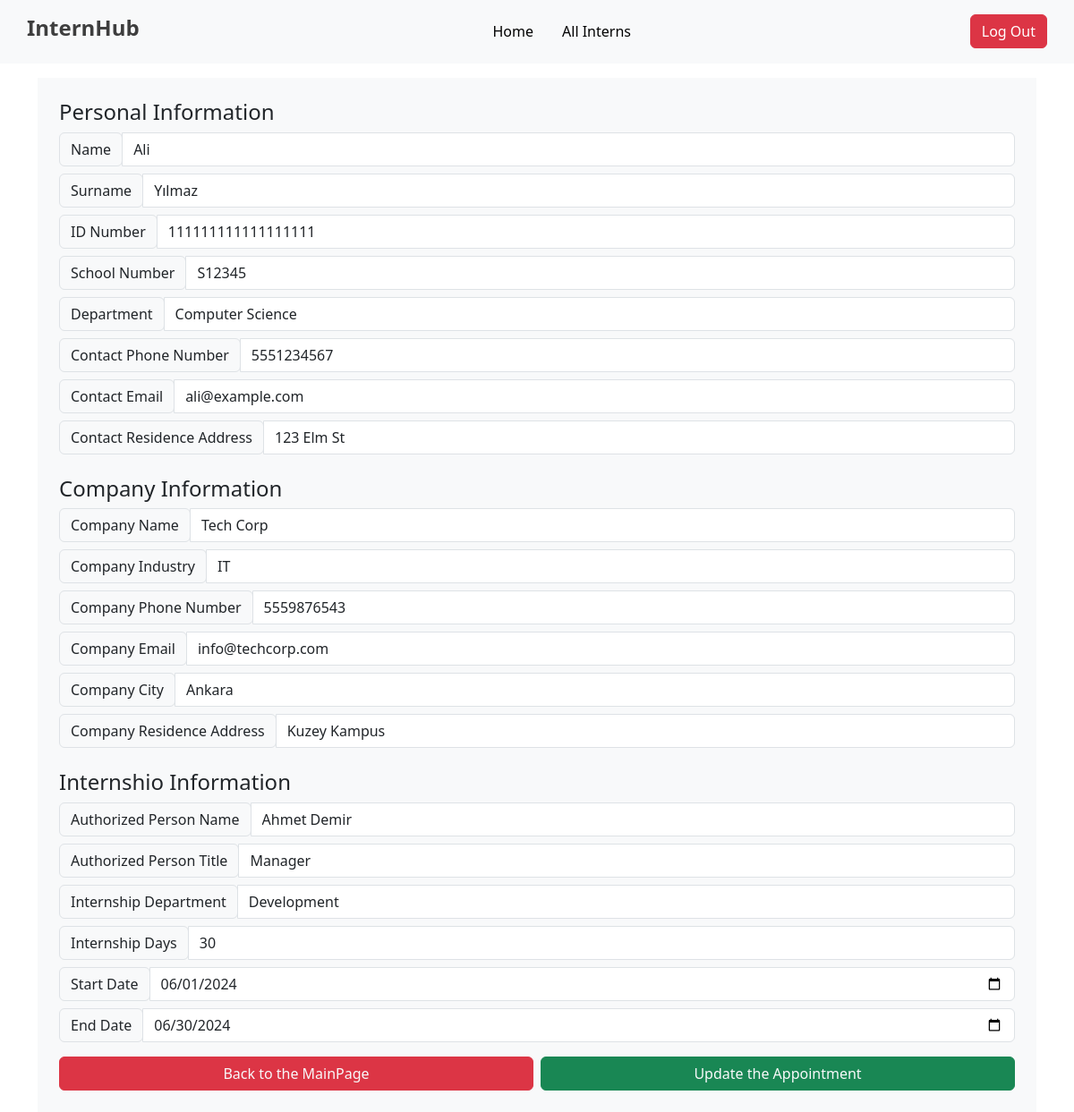
The page /pages/update.php?id=1 on the database its author committed.
### tables this page shows
CREATE TABLE `interns` (
  `id` int(11) NOT NULL,
  `id_number` varchar(255) NOT NULL,
  `name` varchar(50) NOT NULL,
  `surname` varchar(50) NOT NULL,
  `school_number` varchar(20) NOT NULL,
  `department` varchar(100) NOT NULL,
  `contact_phone_number` varchar(15) DEFAULT NULL,
  `contact_email` varchar(100) DEFAULT NULL,
  `contact_residence_address` varchar(255) DEFAULT NULL,
  `company_name` varchar(100) DEFAULT NULL,
  `company_industry` varchar(100) DEFAULT NULL,
  `company_phone_number` varchar(15) DEFAULT NULL,
  `company_email` varchar(100) DEFAULT NULL,
  `company_city` varchar(50) DEFAULT NULL,
  `company_residence_address` varchar(255) DEFAULT NULL,
  `internship_authorized_person_name` varchar(100) DEFAULT NULL,
  `internship_authorized_person_title` varchar(100) DEFAULT NULL,
  `internship_department` varchar(100) DEFAULT NULL,
  `internship_days` int(11) DEFAULT NULL,
  `internship_start_date` date DEFAULT NULL,
  `internship_end_date` date DEFAULT NULL
);

### pages/update.php (the view, shortened to what this page needs)
<?php
include "../php/dbcon.php";
$id = $_GET["id"];
$sql = "SELECT `id`, `id_number`, `name`, `surname`, `school_number`, `department`, `contact_phone_number`, `contact_email`, `contact_residence_address`, `company_name`, `company_industry`, `company_phone_number`, `company_email`, `company_city`, `company_residence_address`, `internship_authorized_person_name`, `internship_authorized_person_title`, `internship_department`, `internship_days`, `internship_start_date`, `internship_end_date` FROM `interns` WHERE id=$id";
$result = mysqli_query($dbcon, $sql);
$row = mysqli_fetch_assoc($result);
$name = $row['name'];
$surname = $row['surname'];
$id_number = $row['id_number'];
$school_number = $row['school_number'];
$department = $row['department'];
$contact_phone_number = $row['contact_phone_number'];
$contact_email = $row['contact_email'];
$contact_residence_address = $row['contact_residence_address'];
$company_name = $row['company_name'];
$company_industry = $row['company_industry'];
$company_phone_number = $row['company_phone_number'];
$company_email = $row['company_email'];
$company_city = $row['company_city'];
$company_residence_address = $row['company_residence_address'];
$internship_authorized_person_name = $row['internship_authorized_person_name'];
$internship_authorized_person_title = $row['internship_authorized_person_title'];
$internship_department = $row['internship_department'];
$internship_days = $row['internship_days'];
$internship_start_date = $row['internship_start_date'];
$internship_end_date = $row['internship_end_date'];
?>
<!DOCTYPE html>
<html lang="en">
<head>
    <link href="https://cdn.jsdelivr.net/npm/bootstrap@5.3.0/dist/css/bootstrap.min.css" rel="stylesheet" />
</head>
<body>
    <?php include '../components/header.php'; ?>
    <form method="post" class="container d-flex flex-column align-items-center justify-content-center gap-3 mt-3">
        <div class="w-100 bg-light rounded-3-4 p-4">
            <h4>Personal Information</h4>
            <div class="input-group mb-2">
                <div class="input-group-prepend">
                    <div class="input-group-text">Name</div>
                </div>
                <input type="text" class="form-control" id="NameInput" name="name" required value="<?php echo $name; ?>" />
            </div>
            <div class="input-group mb-2">
                <div class="input-group-prepend">
                    <div class="input-group-text">Surname</div>
                </div>
                <input type="text" class="form-control" id="SurnameInput" name="surname" required value="<?php echo $surname; ?>" />
            </div>
            <div class="input-group mb-2">
                <div class="input-group-prepend">
                    <div class="input-group-text">ID Number</div>
                </div>
                <input type="text" class="form-control" id="IdInput" name="id_number" required value="<?php echo $id_number; ?>" />
            </div>
            <div class="input-group mb-2">
                <div class="input-group-prepend">
                    <div class="input-group-text">School Number</div>
                </div>
                <input type="text" class="form-control" id="SchoolNumberInput" name="school_number" required value="<?php echo $school_number; ?>" />
            </div>
            <div class="input-group mb-2">
                <div class="input-group-prepend">
                    <div class="input-group-text">Department</div>
                </div>
                <input type="text" class="form-control" id="DepartmentInput" name="department" required value="<?php echo $department; ?>" />
            </div>
            <div class="input-group mb-2">
                <div class="input-group-prepend">
                    <div class="input-group-text">Contact Phone Number</div>
                </div>
                <input type="text" class="form-control" id="ContactPhoneNumberInput" name="contact_phone_number" required value="<?php echo $contact_phone_number; ?>" />
            </div>
            <div class="input-group mb-2">
                <div class="input-group-prepend">
                    <div class="input-group-text">Contact Email</div>
                </div>
                <input type="email" class="form-control" id="ContactEmailInput" name="contact_email" required value="<?php echo $contact_email; ?>" />
            </div>
            <div class="input-group mb-2">
                <div class="input-group-prepend">
                    <div class="input-group-text">Contact Residence Address</div>
                </div>
                <input type="text" class="form-control" id="ContactResidenceAddressInput" name="contact_residence_address" required value="<?php echo $contact_residence_address; ?>" />
            </div>
            <h4 class="mt-4">Company Information</h4>
            <div class="input-group mb-2">
                <div class="input-group-prepend">
                    <div class="input-group-text">Company Name</div>
                </div>
                <input type="text" class="form-control" id="CompanyNameInput" name="company_name" required value="<?php echo $company_name; ?>" />
            </div>
            <div class="input-group mb-2">
                <div class="input-group-prepend">
                    <div class="input-group-text">Company Industry</div>
                </div>
                <input type="text" class="form-control" id="CompanyIndustryInput" name="company_industry" required value="<?php echo $company_industry; ?>" />
            </div>
            <div class="input-group mb-2">
                <div class="input-group-prepend">
                    <div class="input-group-text">Company Phone Number</div>
                </div>
                <input type="text" class="form-control" id="CompanyPhoneNumberInput" name="company_phone_number" required value="<?php echo $company_phone_number; ?>" />
            </div>
            <div class="input-group mb-2">
                <div class="input-group-prepend">
                    <div class="input-group-text">Company Email</div>
                </div>
                <input type="email" class="form-control" id="CompanyEmailInput" name="company_email" required value="<?php echo $company_email; ?>" />
            </div>
            <div class="input-group mb-2">
                <div class="input-group-prepend">
                    <div class="input-group-text">Company City</div>
                </div>
                <input type="text" class="form-control" id="CompanyCityInput" name="company_city" required value="<?php echo $company_city; ?>" />
            </div>
            <div class="input-group mb-2">
                <div class="input-group-prepend">
                    <div class="input-group-text">Company Residence Address</div>
                </div>
                <input type="text" class="form-control" id="CompanyResidenceAddressInput" name="company_residence_address" required value="<?php echo $company_residence_address; ?>" />
            </div>
            <h4 class="mt-4">Internshio Information</h4>
            <div class="input-group mb-2">
                <div class="input-group-prepend">
                    <div class="input-group-text">Authorized Person Name</div>
                </div>
                <input type="text" class="form-control" id="InternshipAuthorizedPersonNameInput" name="internship_authorized_person_name" required value="<?php echo $internship_authorized_person_name; ?>" />
            </div>
            <div class="input-group mb-2">
                <div class="input-group-prepend">
                    <div class="input-group-text">Authorized Person Title</div>
                </div>
                <input type="text" class="form-control" id="InternshipAuthorizedPersonTitleInput" name="internship_authorized_person_title" required value="<?php echo $internship_authorized_person_title; ?>" />
            </div>
            <div class="input-group mb-2">
                <div class="input-group-prepend">
                    <div class="input-group-text">Internship Department</div>
                </div>
                <input type="text" class="form-control" id="InternshipDepartmentInput" name="internship_department" required value="<?php echo $internship_department; ?>" />
            </div>
            <div class="input-group mb-2">
                <div class="input-group-prepend">
                    <div class="input-group-text">Internship Days</div>
                </div>
                <input type="number" class="form-control" id="InternshipDaysInput" name="internship_days" required value="<?php echo $internship_days; ?>" />
            </div>
            <div class="input-group mb-2">
                <div class="input-group-prepend">
                    <div class="input-group-text">Start Date</div>
                </div>
                <input type="date" class="form-control" id="InternshipStartDateInput" name="internship_start_date" required value="<?php echo $internship_start_date; ?>" />
            </div>
            <div class="input-group mb-2">
                <div class="input-group-prepend">
                    <div class="input-group-text">End Date</div>
                </div>
                <input type="date" class="form-control" id="InternshipEndDateInput" name="internship_end_date" required value="<?php echo $internship_end_date; ?>" />
            </div>
            <div class="d-flex gap-2 mt-3">
                <button class="btn btn-danger w-100 rounded-2 text-light" type="button">
                    <a href="./home.php" class="nav-link">Back to the MainPage</a>
                </button>
                <button class="btn btn-success w-100 rounded-2 text-light" id="BtnSubmit" name="submit" type="submit">
                    Update the Appointment
                </button>
            </div>
        </div>
    </form>
</body>
</html>

### rows shown on the page
interns: name "Ali", surname "Yılmaz", id_number "111111111111111111", school_number "S12345", department "Computer Science", contact_phone_number "5551234567", contact_email "ali@example.com", contact_residence_address "123 Elm St", company_name "Tech Corp", company_industry "IT", company_phone_number "5559876543", company_email "info@techcorp.com", company_city "Ankara", company_residence_address "Kuzey Kampus", internship_authorized_person_name "Ahmet Demir", internship_authorized_person_title "Manager", internship_department "Development", internship_days "30", internship_start_date "06/01/2024", internship_end_date "06/30/2024"
